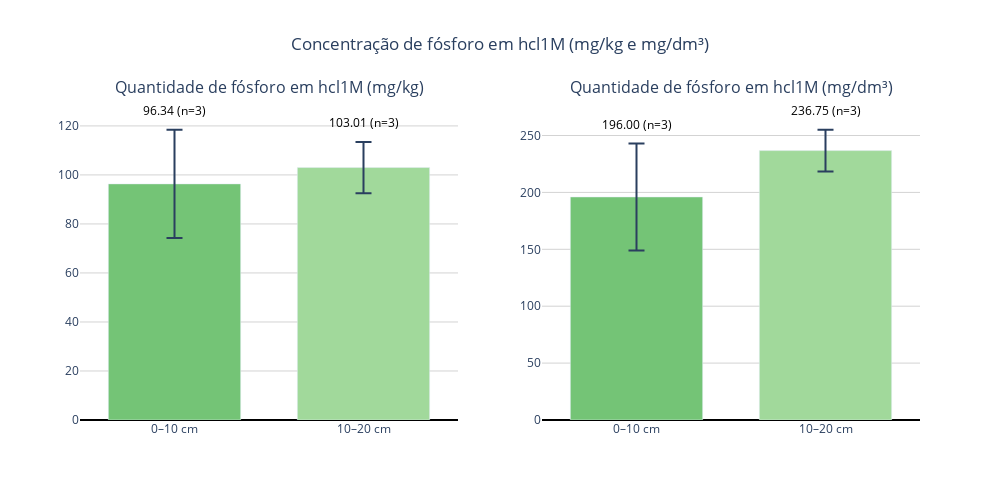

Here is the notebook cell this chart was saved with:
### Code cell
import numpy as np
import plotly.graph_objects as go
from plotly.subplots import make_subplots

# Função para limpar valores negativos (não mensuráveis)
def limpar(valores):
    arr = np.array(valores, dtype=float)
    arr[arr <= 0] = 0
    return arr

# --- Dados mg/kg ---
pi_0_10_mgkg = limpar([R1_0_10_hcl1M, R2_0_10_hcl1M, P2_0_10_hcl1M])
pi_10_20_mgkg = limpar([R1_10_20_hcl1M, R2_10_20_hcl1M, P2_10_20_hcl1M])

# --- Dados mg/dm³ ---
pi_0_10_mgdm3 = limpar([p_R1010, p_R2010, p_P2010])

pi_10_20_mgdm3 = limpar([p_R11020, p_R21020, p_P21020])

# --- Estatísticas ---
def calcular_estatisticas(dados):
    mean = np.nanmean(dados)
    std = np.nanstd(dados, ddof=1)
    n = np.sum(~np.isnan(dados))
    sem = std / np.sqrt(n) if n > 0 else np.nan
    return mean, sem, n

means_mgkg, sems_mgkg, ns_mgkg = zip(*[calcular_estatisticas(pi_0_10_mgkg),
                                       calcular_estatisticas(pi_10_20_mgkg)])
means_mgdm3, sems_mgdm3, ns_mgdm3 = zip(*[calcular_estatisticas(pi_0_10_mgdm3),
                                          calcular_estatisticas(pi_10_20_mgdm3)])

# Labels e cores
labels = ['0–10 cm', '10–20 cm']
colors = ['#74c476', '#a1d99b']

# --- Criar subplots lado a lado ---
fig = make_subplots(rows=1, cols=2, subplot_titles=[
    'Quantidade de fósforo em hcl1M (mg/kg)',
    'Quantidade de fósforo em hcl1M (mg/dm³)'
])

# --- Função auxiliar para adicionar texto acima da barra + erro ---
def criar_textos(means, sems, ns):
    textos = []
    y_pos = []
    max_val = max([m + s for m, s in zip(means, sems) if not np.isnan(m)])
    for m, s, n in zip(means, sems, ns):
        if np.isnan(m):
            textos.append('Não mensurável')
            y_pos.append(0.05 * max_val)
        else:
            textos.append(f'{m:.2f}\n(n={n})')
            y_pos.append(m + s + 0.03*max_val)  # deslocamento acima da barra + erro
    return textos, y_pos

texts_mgkg, y_mgkg = criar_textos(means_mgkg, sems_mgkg, ns_mgkg)
texts_mgdm3, y_mgdm3 = criar_textos(means_mgdm3, sems_mgdm3, ns_mgdm3)

# --- Gráfico mg/kg ---
fig.add_trace(go.Bar(
    x=labels,
    y=means_mgkg,
    error_y=dict(type='data', array=sems_mgkg, visible=True, thickness=2, width=8),
    marker_color=colors,
    text=texts_mgkg,
    textposition='none',
), row=1, col=1)

# --- Adiciona anotações acima da barra + erro (mg/kg) ---
for xi, yi, txt in zip(labels, y_mgkg, texts_mgkg):
    fig.add_annotation(
        x=xi,
        y=yi,
        text=txt,
        showarrow=False,
        font=dict(size=12, color='black'),
        xanchor='center',
        yanchor='bottom',
        row=1, col=1
    )

# --- Gráfico mg/dm³ ---
fig.add_trace(go.Bar(
    x=labels,
    y=means_mgdm3,
    error_y=dict(type='data', array=sems_mgdm3, visible=True, thickness=2, width=8),
    marker_color=colors,
    text=texts_mgdm3,
    textposition='none',
), row=1, col=2)

# --- Adiciona anotações acima da barra + erro (mg/dm³) ---
for xi, yi, txt in zip(labels, y_mgdm3, texts_mgdm3):
    fig.add_annotation(
        x=xi,
        y=yi,
        text=txt,
        showarrow=False,
        font=dict(size=12, color='black'),
        xanchor='center',
        yanchor='bottom',
        row=1, col=2
    )

# --- Layout ---
fig.update_layout(
    height=500,
    width=1000,
    showlegend=False,
    title_text="Concentração de fósforo em hcl1M (mg/kg e mg/dm³)",
    title_x=0.5,
    bargap=0.3,
    plot_bgcolor='white',
    font=dict(size=12)
)

# Linhas de referência no zero
fig.update_yaxes(showgrid=True, gridcolor='lightgray', zeroline=True, zerolinecolor='black')

fig.show()

### Figure 1 — Plotly figure (JSON) as saved in the notebook; plotly's stock layout.template omitted (floating-point values rounded to 4 significant figures)
{"data": [{"error_y": {"array": [22.1, 10.45], "thickness": 2, "type": "data", "visible": true, "width": 8}, "marker": {"color": ["#74c476", "#a1d99b"]}, "text": ["96.34\n(n=3)", "103.01\n(n=3)"], "textposition": "none", "type": "bar", "x": ["0–10 cm", "10–20 cm"], "xaxis": "x", "y": [96.34, 103.0], "yaxis": "y"}, {"error_y": {"array": [47.06, 18.35], "thickness": 2, "type": "data", "visible": true, "width": 8}, "marker": {"color": ["#74c476", "#a1d99b"]}, "text": ["196.00\n(n=3)", "236.75\n(n=3)"], "textposition": "none", "type": "bar", "x": ["0–10 cm", "10–20 cm"], "xaxis": "x2", "y": [196.0, 236.7], "yaxis": "y2"}], "layout": {"annotations": [{"font": {"size": 16}, "showarrow": false, "text": "Quantidade de fósforo em hcl1M (mg/kg)", "x": 0.225, "xanchor": "center", "xref": "paper", "y": 1, "yanchor": "bottom", "yref": "paper"}, {"font": {"size": 16}, "showarrow": false, "text": "Quantidade de fósforo em hcl1M (mg/dm³)", "x": 0.775, "xanchor": "center", "xref": "paper", "y": 1, "yanchor": "bottom", "yref": "paper"}, {"font": {"color": "black", "size": 12}, "showarrow": false, "text": "96.34\n(n=3)", "x": "0–10 cm", "xanchor": "center", "xref": "x", "y": 122.0, "yanchor": "bottom", "yref": "y"}, {"font": {"color": "black", "size": 12}, "showarrow": false, "text": "103.01\n(n=3)", "x": "10–20 cm", "xanchor": "center", "xref": "x", "y": 117.0, "yanchor": "bottom", "yref": "y"}, {"font": {"color": "black", "size": 12}, "showarrow": false, "text": "196.00\n(n=3)", "x": "0–10 cm", "xanchor": "center", "xref": "x2", "y": 250.7, "yanchor": "bottom", "yref": "y2"}, {"font": {"color": "black", "size": 12}, "showarrow": false, "text": "236.75\n(n=3)", "x": "10–20 cm", "xanchor": "center", "xref": "x2", "y": 262.8, "yanchor": "bottom", "yref": "y2"}], "bargap": 0.3, "font": {"size": 12}, "height": 500, "plot_bgcolor": "white", "showlegend": false, "title": {"text": "Concentração de fósforo em hcl1M (mg/kg e mg/dm³)", "x": 0.5}, "width": 1000, "xaxis": {"anchor": "y", "domain": [0, 0.45]}, "xaxis2": {"anchor": "y2", "domain": [0.55, 1]}, "yaxis": {"anchor": "x", "domain": [0, 1], "gridcolor": "lightgray", "showgrid": true, "zeroline": true, "zerolinecolor": "black"}, "yaxis2": {"anchor": "x2", "domain": [0, 1], "gridcolor": "lightgray", "showgrid": true, "zeroline": true, "zerolinecolor": "black"}}}
